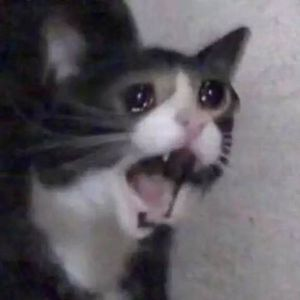
#> input picture ComputerGraphic/LR7/crying_cat.jpg, 300 x 300 px
$ python text_polygon.py
#> lines starting #> are read from the running program, lines starting #| are printed output that depends on the picture
# import matplotlib.pyplot as plt
# import matplotlib.patches
# import numpy as np
#
#
class Point(object):
    def __init__(self, x, y):
        self.x = x
        self.y = y

    def __str__(self):
        return "{0} {1}".format(self.x, self.y)

    def __copy__(self):
        return Point(self.x, self.y)


import numpy as np
import matplotlib.pyplot as plt
from PIL import Image


def brezehemAlg(start, end, space, s_color, e_color, control):
    vp_width, vp_height, _ = space.shape
    start.y = int(start.y)
    end.y = int(end.y)
    steep = abs(end.y - start.y) > abs(end.x - start.x)
    if steep:
        start.x, start.y = start.y, start.x
        end.x, end.y = end.y, end.x
    if start.x > end.x:
        start.x, end.x = end.x, start.x
        start.y, end.y = end.y, start.y
    dx = end.x - start.x
    dy = abs(end.y - start.y)
    dx2 = 2 * dx
    dy2 = 2 * dy
    d = -dx
    y_step = 1 if start.y < end.y else -1
    point = Point(start.x, start.y)
    dist = distance(start, end)
    while point.x < end.x:
        if 0 <= point.x < vp_width and 0 <= point.y < vp_height:
            if steep:
                xp, yp = point.y, point.x
            else:
                xp, yp = point.x, point.y
            dst = distance(start, point)
            if dist:
                color = s_color + (e_color - s_color) * dst / dist
            else:
                color = s_color
            space[yp][xp] = color
            control[yp][xp] = 1
        d += dy2
        if d > 0:
            point.y += y_step
            d -= dx2
        point.x += 1


def distance(first, second):
    return np.sqrt((first.x - second.x) ** 2 + (first.y - second.y) ** 2)


# [87 lines left out: functions Texture, rastr_polygon, not called in this run]


vp = np.full((500, 500, 3), (0, 0, 0), dtype='uint8')
control_matrix = np.full((500, 500), 0)
for i in range(500):
    for j in range(500):
        vp[i, j] = np.random.randint(0, 255, (1, 3))
polygon = [Point(10, 400),
                    Point(350, 400),
                    Point(200, 100),
                    Point(100, 200)
                    ]
polygon.append(Point(10, 400))
# [19 lines of commented-out code are left out]

imgtext = True

gorizont = 1
vertical = 1

if (imgtext):
    img = Image.open('crying_cat.jpg')
#> img is the input picture: PIL image 300x300 RGB; mean R, G, B 95.8, 91.9, 97.7
else:
    img = Image.fromarray(Texture())

p_color = np.array((0, 0, 0))

for i in polygon:
    vp[i.y, i.x] = p_color
    control_matrix[i.y][i.x] = 1

for i in range(len(polygon) - 1):
    brezehemAlg(polygon[i].__copy__(), polygon[i + 1].__copy__(), vp, p_color, p_color, control_matrix)

polygon = np.array(polygon[:4])

my = [polygon[i].y for i in range(len(polygon))]
min_y = min(my)
max_y = max(my)

for i in range(min_y, max_y):
    row = control_matrix[i]
    if 1 in row:
        indices = np.where(row == 1)[0]
        start = indices[0]
        end = indices[-1] + 1
        control_matrix[i][start:end] = 1

height = max_y - min_y
mx = [polygon[i].x for i in range(len(polygon))]
max_x = max(mx)
min_x = min(mx)
width = round((max_x - min_x)/gorizont) + 1
height = round(height/vertical) + 1
img = img.resize((width, height))
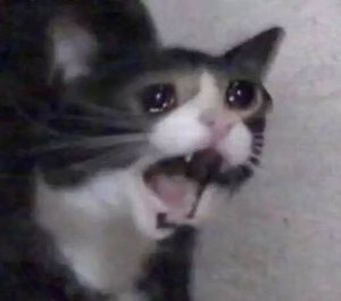
#> img: PIL image 341x301 RGB; mean R, G, B 95.8, 91.9, 97.7

imp = np.asarray(img)

for i in range(min_y, max_y):
    count_y = i - min_y
    count_y %= len(imp)
    for j in range(min_x, max_x):
        count_x = j - min_x
        count_x %= len(imp[count_y])
        if control_matrix[i, j] == 1:
            vp[i, j, :] = imp[count_y, count_x, :]
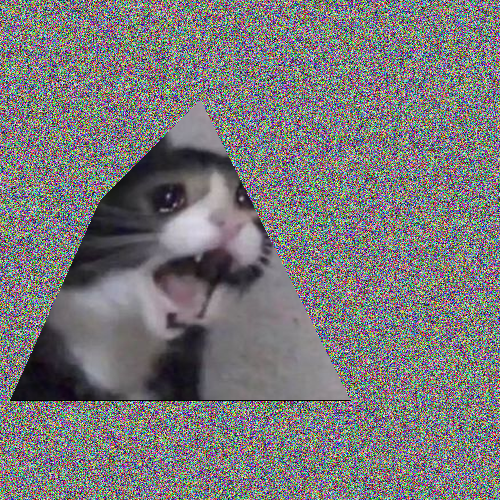
#> vp: shape (500, 500, 3); mean R, G, B 121, 120, 120.8

plt.imshow(vp)
plt.show()
